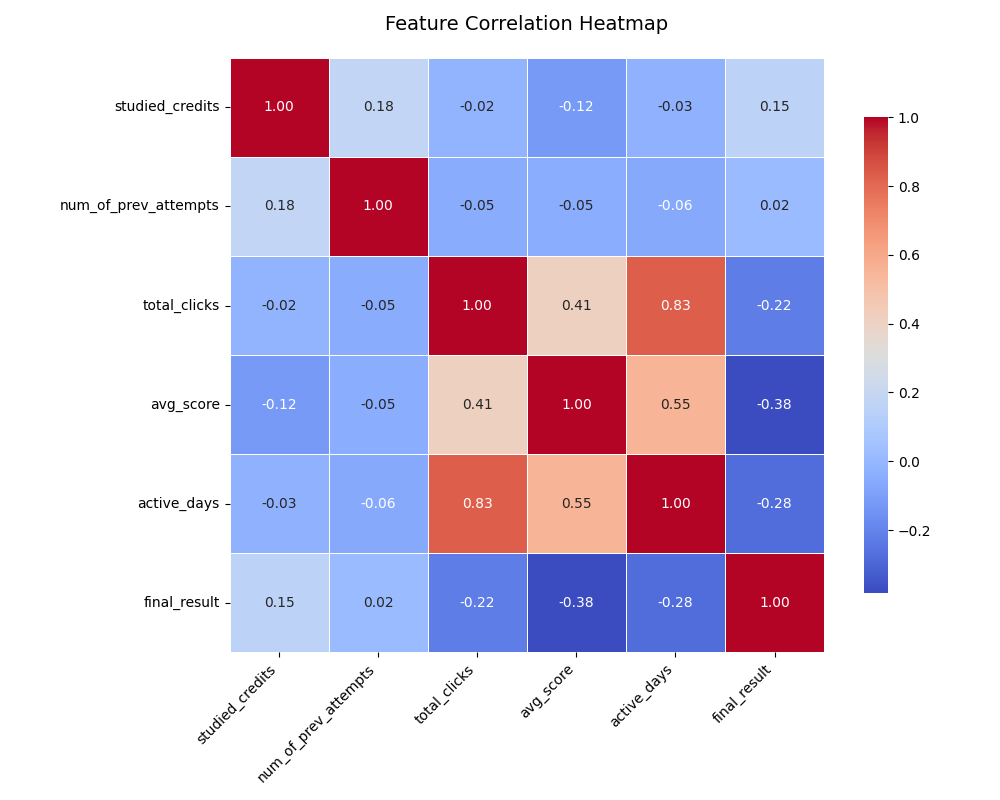

Write the Python code that produced this figure.
import pandas as pd
import matplotlib.pyplot as plt
import seaborn as sns
import os

# Load processed data
df = pd.read_csv("data/preprocessed_students.csv")

# Select relevant features including the target
features = [
    "studied_credits",
    "num_of_prev_attempts",
    "total_clicks",
    "avg_score",
    "active_days",
    "final_result"
]

df_features = df[features].dropna()

# Compute correlation matrix
corr_matrix = df_features.corr()

# Set up the matplotlib figure
plt.figure(figsize=(10, 8))

# Draw the heatmap
sns.heatmap(
    corr_matrix, 
    annot=True, 
    fmt=".2f", 
    cmap="coolwarm", 
    square=True, 
    linewidths=.5,
    cbar_kws={"shrink": .8}
)

plt.title("Feature Correlation Heatmap", pad=20, fontsize=14)
plt.xticks(rotation=45, ha='right')
plt.yticks(rotation=0)
plt.tight_layout()

# Save the plot
output_path = os.path.join(os.path.dirname(__file__), "feature_heatmap.png")
plt.savefig(output_path)
print(f"Heatmap saved as {output_path}")
